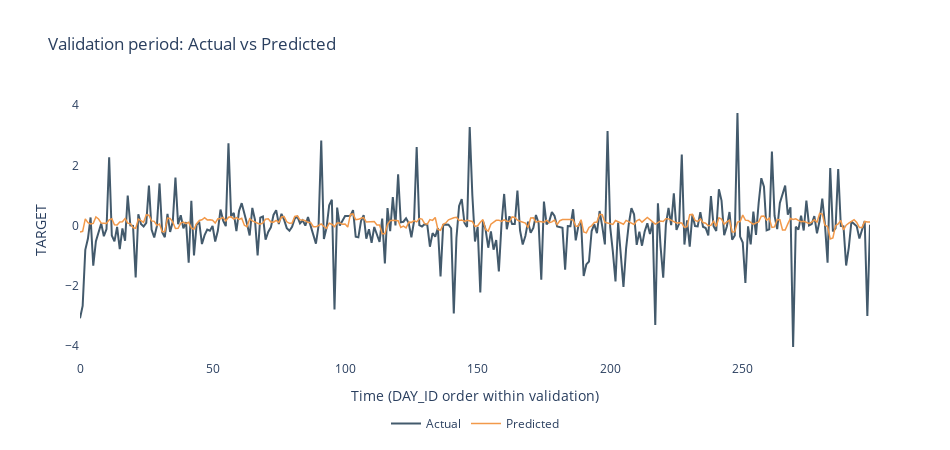

The cell this chart's notebook holds for it:
### Code cell
# Validation performance
y_val_pred = final_model.predict(Xva)
val_spearman = spearmanr(y_val, y_val_pred).correlation
print("Validation Spearman (hold-out):", None if val_spearman is None else round(val_spearman, 4))

# ===========================
# Optional: plot validation curve
# ===========================
fig = go.Figure()
fig.add_trace(go.Scatter(y=y_val.values, mode="lines", name="Actual",    line=dict(width=2,   color="rgb(67,90,108)")))
fig.add_trace(go.Scatter(y=y_val_pred,   mode="lines", name="Predicted", line=dict(width=1.5, color="rgb(242,153,74)")))
fig.update_layout(
    title="Validation period: Actual vs Predicted",
    xaxis_title="Time (DAY_ID order within validation)",
    yaxis_title="TARGET",
    legend=dict(orientation="h", yanchor="bottom", y=-0.3, xanchor="center", x=0.5),
    height=450, width=950, plot_bgcolor="white"
)
fig.show()

### Figure 1 — Plotly figure (JSON) as saved in the notebook; plotly's stock layout.template omitted (floating-point values rounded to 4 significant figures; data arrays with more than 128 entries replaced by an {"elided": "..."} marker saying what was removed)
{"data": [{"line": {"color": "rgb(67,90,108)", "width": 2}, "mode": "lines", "name": "Actual", "type": "scatter", "y": {"elided": "299 float values"}}, {"line": {"color": "rgb(242,153,74)", "width": 1.5}, "mode": "lines", "name": "Predicted", "type": "scatter", "y": {"elided": "299 float values"}}], "layout": {"height": 450, "legend": {"orientation": "h", "x": 0.5, "xanchor": "center", "y": -0.3, "yanchor": "bottom"}, "plot_bgcolor": "white", "title": {"text": "Validation period: Actual vs Predicted"}, "width": 950, "xaxis": {"title": {"text": "Time (DAY_ID order within validation)"}}, "yaxis": {"title": {"text": "TARGET"}}}}
